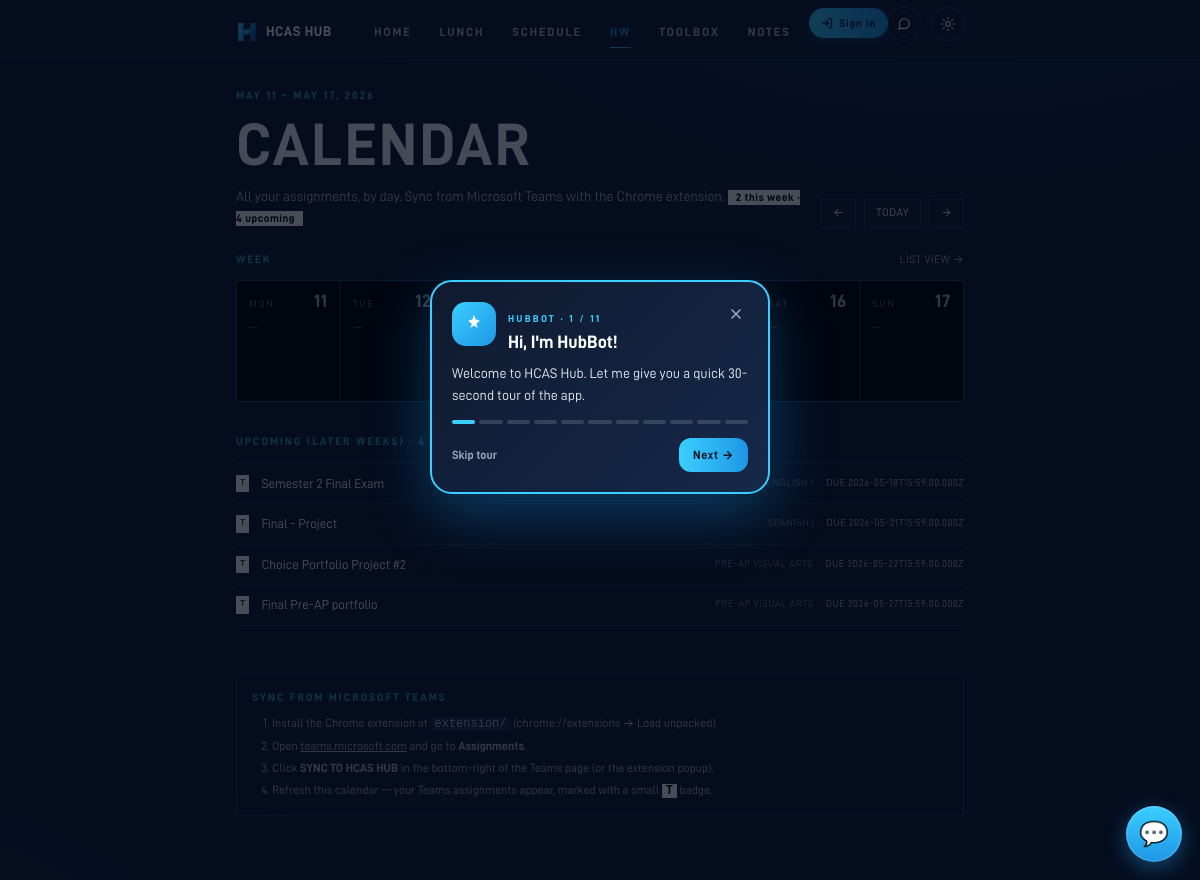
The page /calendar?week_start=2026-05-11 on the database as committed earlier.
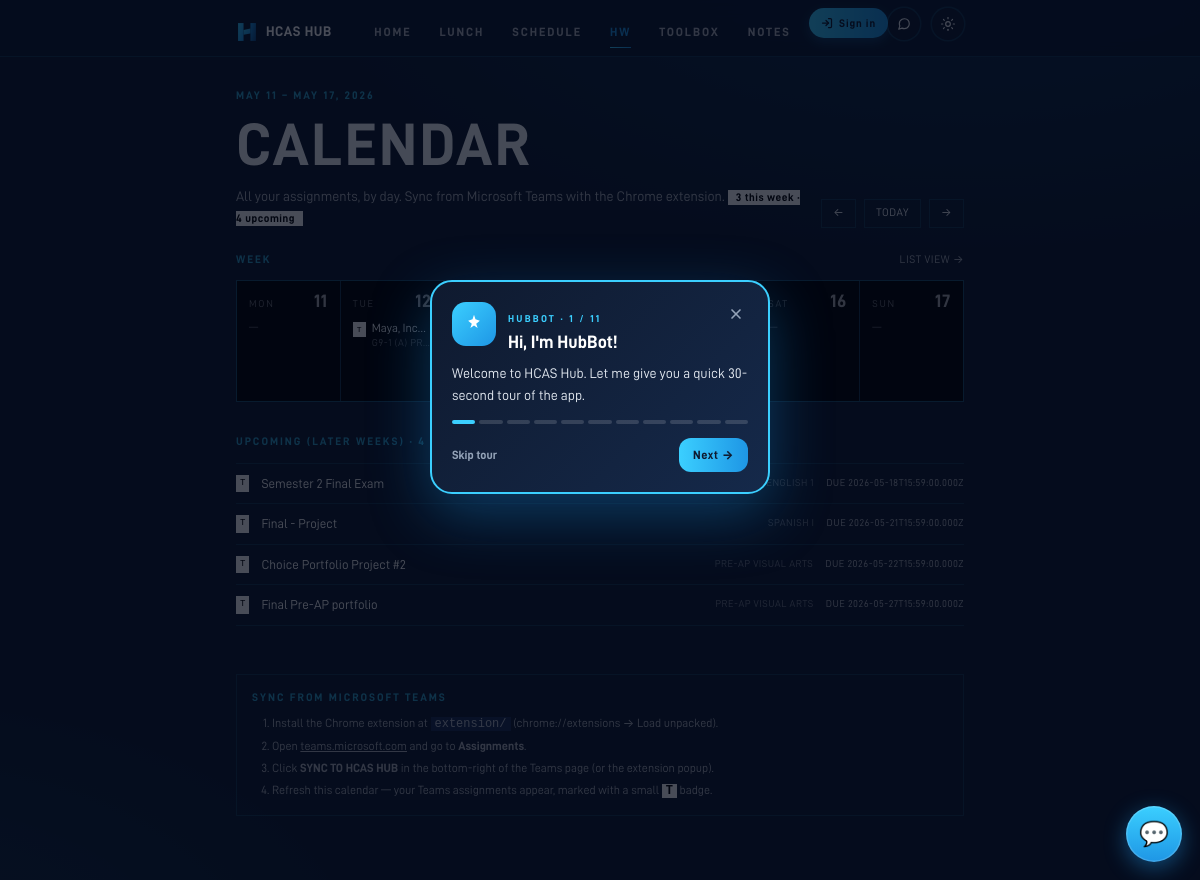
The same page on the database as committed later.
### tables this page shows
CREATE TABLE assignments (
            id INTEGER PRIMARY KEY AUTOINCREMENT,
            title TEXT NOT NULL,
            subject TEXT,
            due_at TEXT,
            done INTEGER NOT NULL DEFAULT 0,
            priority INTEGER DEFAULT 99,
            created_at TEXT NOT NULL DEFAULT (datetime('now'))
        , source TEXT DEFAULT 'manual', external_id TEXT, updated_at TEXT, user_id TEXT);

### main.py (the view)
@app.get("/calendar", response_class=HTMLResponse)
def calendar(request: Request, week_start: str | None = None):
    from datetime import date, timedelta
    today = datetime.now().date()
    if week_start:
        try:
            anchor = datetime.strptime(week_start, "%Y-%m-%d").date()
        except ValueError:
            anchor = today
    else:
        anchor = today
    monday = anchor - timedelta(days=anchor.weekday())
    days = [monday + timedelta(days=i) for i in range(7)]
    user = auth.current_user(request)
    uid = user["id"] if user else None
    by_day: dict[str, list] = {d.isoformat(): [] for d in days}
    no_due = []
    upcoming = []  # outside the visible week, future
    week_start_d = days[0]
    week_end_d = days[-1]
    for a in db.list_assignments(uid):
        if a["done"]:
            continue
        due = seed.parse_dt(a.get("due_at"))
        if not due:
            no_due.append(a)
            continue
        d = due.date()
        key = d.isoformat()
        if key in by_day:
            by_day[key].append(a)
        elif d > week_end_d:
            upcoming.append(a)
    for k in by_day:
        by_day[k].sort(key=lambda a: a.get("due_at") or "")
    upcoming.sort(key=lambda a: a.get("due_at") or "")
    sig = "|".join(
        f"{a['id']}:{a['done']}:{a['title']}:{a.get('due_at') or ''}"
        for a in db.list_assignments(uid)
    )
    return render(
        request,
        "calendar.html",
        active="assignments",
        days=[(d.isoformat(), d.strftime("%a"), d.strftime("%-d"), d == today) for d in days],
        by_day=by_day,
        no_due=no_due,
        upcoming=upcoming,
        prev_week=(monday - timedelta(days=7)).isoformat(),
        next_week=(monday + timedelta(days=7)).isoformat(),
        this_monday=monday.isoformat(),
        week_label=f"{monday.strftime('%b %-d')} – {(monday+timedelta(days=6)).strftime('%b %-d, %Y')}",
        assignments_sig=sig,
    )

### templates/calendar.html (shortened to what the changed rows need)
{% extends "base.html" %}
{% block content %}
<div class="pt-2 pb-6 flex items-end justify-between gap-4">
  <div>
    <h1 class="display text-[44px] sm:text-[60px]">Calendar</h1>
    <p class="mt-3 text-[14px] text-ink-soft">
      All your assignments, by day. Sync from Microsoft Teams with the Chrome extension.
      {% set in_week_count = by_day.values() | map('length') | sum %}
      <span class="ml-2 inline-block px-2 py-0.5 bg-white text-black text-[11px] font-bold tracking-wider">
        {{ in_week_count }} this week · {{ upcoming|length }} upcoming
      </span>
    </p>
  </div>
</div>
<div class="flex items-center justify-between mb-3">
  <h2 class="eyebrow">Week</h2>
</div>
<div class="grid grid-cols-1 sm:grid-cols-7 gap-px bg-line border border-line">
  {% for iso, wd, dd, is_today in days %}
    <div class="bg-black p-3 min-h-[120px] {% if is_today %}ring-1 ring-white -m-px{% endif %}">
      <div class="flex items-baseline justify-between mb-2">
        <div class="text-[10px] uppercase tracking-[0.18em] {{ 'text-white' if is_today else 'text-ink-mute' }}">{{ wd }}</div>
        <div class="display text-[18px] {{ 'text-white' if is_today else 'text-ink-soft' }}">{{ dd }}</div>
      </div>
      {% set list = by_day[iso] %}
      {% if list %}
        <ul class="space-y-1.5">
          {% for a in list %}
          <li class="text-[12px] text-white leading-snug">
            <div class="flex items-start gap-1.5">
              {% if a.source == 'teams' %}
                <span class="text-[8px] font-mono mt-0.5 px-1 py-0.5 bg-white text-black shrink-0" title="From Microsoft Teams">T</span>
              {% endif %}
              <div class="min-w-0">
                <div class="truncate">{{ a.title }}</div>
                {% if a.subject %}<div class="text-[10px] uppercase tracking-wider text-ink-mute truncate">{{ a.subject }}</div>{% endif %}
              </div>
            </div>
          </li>
          {% endfor %}
        </ul>
      {% else %}
        <div class="text-[11px] text-ink-mute">—</div>
      {% endif %}
    </div>
  {% endfor %}
</div>
{% if upcoming %}
<section class="mt-8">
  <h2 class="eyebrow mb-3">Upcoming (later weeks) · {{ upcoming|length }}</h2>
  <ul class="border-t border-line">
    {% for a in upcoming %}
    <li class="border-b border-line py-2.5 flex items-center gap-3 text-[13px]">
      {% if a.source == 'teams' %}
        <span class="text-[9px] font-mono px-1 py-0.5 bg-white text-black">T</span>
      {% endif %}
      <span class="flex-1 truncate text-white">{{ a.title }}</span>
      {% if a.subject %}<span class="text-[10px] uppercase tracking-wider text-ink-mute">{{ a.subject }}</span>{% endif %}
      <span class="text-[10px] uppercase tracking-wider text-ink-soft shrink-0">due {{ a.due_at }}</span>
    </li>
    {% endfor %}
  </ul>
</section>
{% endif %}
<section class="mt-12 hairline p-4">
  <h2 class="eyebrow mb-2">Sync from Microsoft Teams</h2>
</section>
{% endblock %}

Rows that differ between the two databases and show on the page:
added assignments: source "T", title "Maya, Inc…", subject "G9-1 (A) PR…", shown under "TUE"
Other text that changed with them:
{{ in_week_count }}: "2" → "3"
